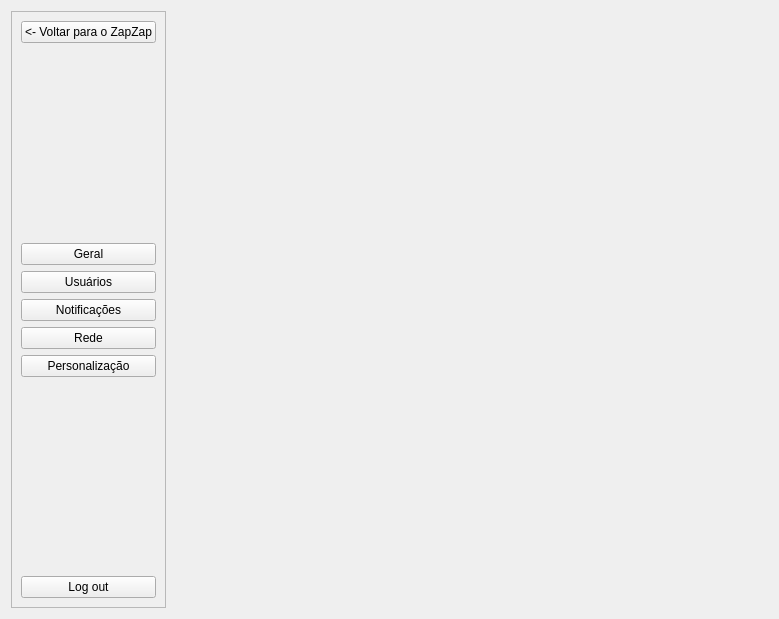
<?xml version="1.0" encoding="UTF-8"?>
<ui version="4.0">
 <class>Form</class>
 <widget class="QWidget" name="Form">
  <property name="geometry">
   <rect>
    <x>0</x>
    <y>0</y>
    <width>779</width>
    <height>619</height>
   </rect>
  </property>
  <property name="windowTitle">
   <string>Form</string>
  </property>
  <layout class="QHBoxLayout" name="horizontalLayout">
   <item>
    <widget class="QFrame" name="frame">
     <property name="frameShape">
      <enum>QFrame::Shape::StyledPanel</enum>
     </property>
     <property name="frameShadow">
      <enum>QFrame::Shadow::Raised</enum>
     </property>
     <layout class="QVBoxLayout" name="verticalLayout">
      <item>
       <widget class="QPushButton" name="pushButton">
        <property name="text">
         <string>&lt;- Voltar para o ZapZap</string>
        </property>
       </widget>
      </item>
      <item>
       <spacer name="verticalSpacer">
        <property name="orientation">
         <enum>Qt::Orientation::Vertical</enum>
        </property>
        <property name="sizeHint" stdset="0">
         <size>
          <width>20</width>
          <height>172</height>
         </size>
        </property>
       </spacer>
      </item>
      <item>
       <layout class="QVBoxLayout" name="menu_layout">
        <item>
         <widget class="QPushButton" name="pushButton_3">
          <property name="text">
           <string>Geral</string>
          </property>
         </widget>
        </item>
        <item>
         <widget class="QPushButton" name="pushButton_2">
          <property name="text">
           <string>Usuários</string>
          </property>
         </widget>
        </item>
        <item>
         <widget class="QPushButton" name="pushButton_4">
          <property name="text">
           <string>Notificações</string>
          </property>
         </widget>
        </item>
        <item>
         <widget class="QPushButton" name="pushButton_5">
          <property name="text">
           <string>Rede</string>
          </property>
         </widget>
        </item>
        <item>
         <widget class="QPushButton" name="pushButton_6">
          <property name="text">
           <string>Personalização</string>
          </property>
         </widget>
        </item>
       </layout>
      </item>
      <item>
       <spacer name="verticalSpacer_2">
        <property name="orientation">
         <enum>Qt::Orientation::Vertical</enum>
        </property>
        <property name="sizeHint" stdset="0">
         <size>
          <width>20</width>
          <height>171</height>
         </size>
        </property>
       </spacer>
      </item>
      <item>
       <widget class="QPushButton" name="pushButton_7">
        <property name="text">
         <string>Log out</string>
        </property>
       </widget>
      </item>
     </layout>
    </widget>
   </item>
   <item>
    <widget class="QStackedWidget" name="stackedWidget">
     <widget class="QWidget" name="page"/>
     <widget class="QWidget" name="page_2"/>
    </widget>
   </item>
  </layout>
 </widget>
 <resources/>
 <connections/>
</ui>
